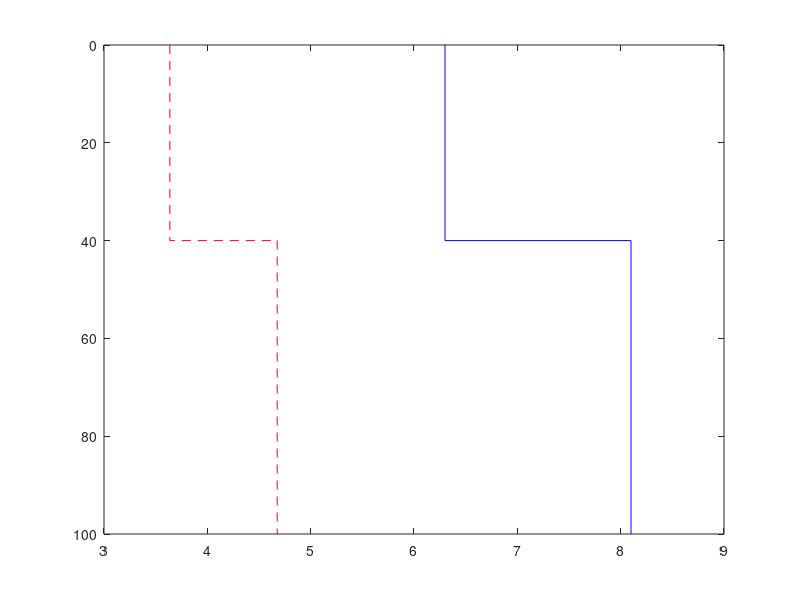

Write MATLAB code to recreate this figure.
function [ h ] = plot_vmodel( varargin )
%PLOT_VMODEL Summary of this function goes here
%   Detailed explanation goes here

% example
% h = plot_vmodel(model,modeltype,lthtype,maxdepth)

% plot 1D velocity model
% tic
model = [6.3 2.7 40 0.25;
         8.1 3.3 0 0.25];
modeltype = '3'; % 3 for vp rho r/2 poi; for others see icmod from reflective code (Kennett)
lthtype = '2'; % 1 for layer thickness; 2 for depth to bottom of layer
maxdepth = 100;
if nargin >= 1 
    if ~isempty(varargin{1})
        model = varargin{1};
    end
end
if nargin >= 2
    if ~isempty(varargin{2})
        modeltype = varargin{2};
    end
end
if nargin >= 3
    if ~isempty(varargin{3})
        lthtype = varargin{3};
    end
end
if nargin >= 4
    if ~isempty(varargin{4})
        maxdepth = varargin{4};
    end
end

switch modeltype
    case {'1','2'}
        vp = model(:,1);        vs = model(:,2);        depth = model(:,4);     pois = 0.25*ones(size(model(:,1)));
    case '3'
        vp = model(:,1);        pois = model(:,4);        vp2vs = sqrt(1+(1-2*pois).^(-1));
        vs = vp./vp2vs;        depth = model(:,3);
    case '4'
        vs = model(:,1);        pois = model(:,4);        vp2vs = sqrt(1+(1-2*pois).^(-1));
        vp = vs.*vp2vs;        depth = model(:,3);
    case '5'
        vp = model(:,1);        vs = vp/sqrt(3);        depth = model(:,2);     pois = 0.25*ones(size(model(:,1)));
end

if strcmpi(lthtype,'1')
    depth = cumsum(depth);
    depth(end) = 0;
end

n = size(model,1);

depth_new = zeros(size(2*n,1));
vp_new = zeros(size(2*n,1));
vs_new = zeros(size(2*n,1));
depth_new(2:2:2*n-2) = depth(1:n-1);
depth_new(3:2:2*n-1) = depth(1:n-1);
depth_new(2*n) = max(maxdepth,depth(n-1));
vp_new(1:2:2*n-1) = vp(1:n);
vp_new(2:2:2*n) = vp(1:n);
vs_new(1:2:2*n-1) = vs(1:n);
vs_new(2:2:2*n) = vs(1:n);
% vp_new(1) = vp(1);  vp_new(2:n+1) = vp;
% vs_new(1) = vs(1);  vs_new(2:n+1) = vs;
% depth_new(1) = 0;   depth_new(2:n) = depth(1:n-1);  
% if maxdepth < depth_new(n)
%     depth_new(n+1) = depth_new(n);
% else
%     depth_new(n+1) = maxdepth;
% end
% toc
% tic
% h(1) = stairs(vp_new,depth_new,'b');    hold on ;
% h(2) = stairs(vs_new,depth_new,'r--');    hold on;
h(1) = plot(vp_new,depth_new,'b');    hold on ;
h(2) = plot(vs_new,depth_new,'r--');    hold on
% toc
% legend({'P velocity', 'S velocity'});
set(gca,'Ydir','reverse');
% ylim([0,maxdepth]);
% ylabel('Depth (km)');
% xlabel('Velocity (km/s)');
% title('Velocity Model','Fontsize',16);

end
